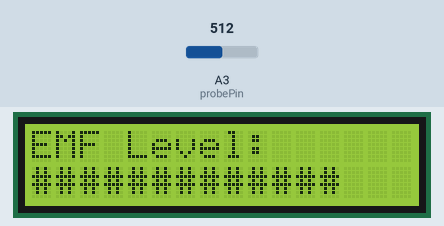
Simulated run of this sketch. Board: Arduino Uno, built with avr-gcc and run on an emulated ATmega328P. On the bench: 16×2 character LCD. Inputs (shaded band) come from the test bench; at power-on: A3 (probePin) = 512. What the sketch prints to the serial monitor is not drawn.

Above: at 1.25 s.
1.3 s: A3 (probePin) set to 51
3.0 s: A3 (probePin) set to 47
At 5.3 s:
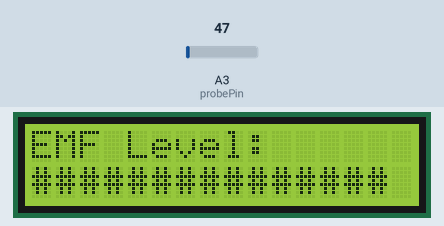
5.6 s: A3 (probePin) set to 122
At 6.4 s:
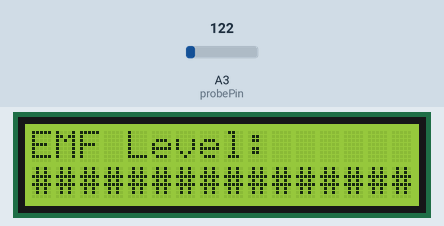
7.4 s: A3 (probePin) set to 40
At 8.6 s:
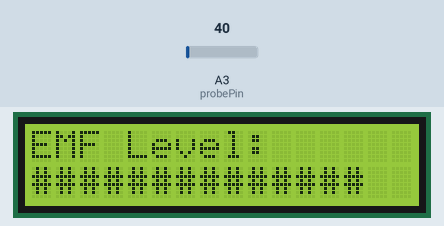
10.2 s: A3 (probePin) set to 60
At 12.8 s:
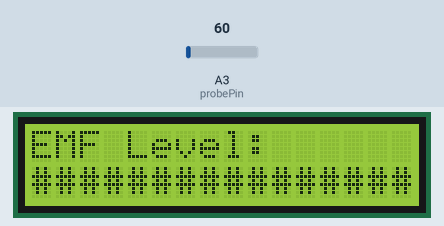
Timing chart, 0 to 13.9 s (numbered marks = the images above; inputs shaded):
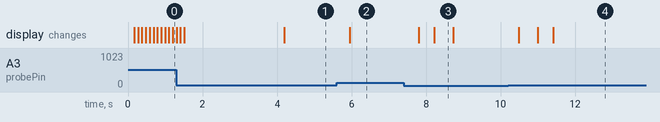

Measured:
- the behaviour switches between 48 and 47 on A3 (probePin) (found by bisection; images 0 and 1)
- after the input at 3.0 s, the display: changes after 1.2 s (image 1)
- after the input at 5.6 s, the display: changes after 0.35 s (image 2)
- after the input at 7.4 s, the display: first changes after 0.40 s (image 3 shows a later state)
- after the input at 10.2 s, the display: first changes after 0.28 s (image 4 shows a later state)
- what the display in image 3 shows lasts 0.5 s, from 8.2 s to 8.7 s

The sketch:

emf.ino
```cpp
// EMF Detector for 7-Segment LED Display v1.0
//
// original code/project by Aaron ALAI - aaronalai1@gmail.com
// modified for use w/ LED bargraph by Collin Cunningham - collin@makezine.com
// modified again by ComputerGeek for instructable & 7-segment display.

#include <LiquidCrystal.h>

LiquidCrystal lcd(8, 9, 4, 5, 6, 7);           // select the pins used on the LCD panel

#define NUMREADINGS 15 // raise this number to increase data smoothing

int senseLimit = 50; // raise this number to decrease sensitivity (up to 1023 max)
int probePin = A3; // analog 3
int val = 0; // reading from probePin

// variables for smoothing

int readings[NUMREADINGS];                // the readings from the analog input
int index = 0;                            // the index of the current reading
int total = 0;                            // the running total
int average = 0;                          // final average of the probe reading

//CHANGE THIS TO affect the speed of the updates for numbers. Lower the number the faster it updates.
int updateTime = 100;

String printing;
int level;

void setup() {
  Serial.begin(9600);  // initiate serial connection for debugging/etc

  for (int i = 0; i < NUMREADINGS; i++)
    readings[i] = 0;                      // initialize all the readings to 0

   lcd.begin(16, 2);               // start the library
   lcd.setCursor(0,0);             // set the LCD cursor   position
   lcd.print("EMF Level:");
}

void loop() {
  val = analogRead(probePin);  // take a reading from the probe

  if(val >= 1){                // if the reading isn't zero, proceed
    val = constrain(val, 1, senseLimit);  // turn any reading higher than the senseLimit value into the senseLimit value
    val = map(val, 1, senseLimit, 1, 1023);  // remap the constrained value within a 1 to 1023 range

    total -= readings[index];               // subtract the last reading
    readings[index] = val; // read from the sensor
    total += readings[index];               // add the reading to the total
    index = (index + 1);                    // advance to the next index

    if (index >= NUMREADINGS)               // if we're at the end of the array...
      index = 0;                            // ...wrap around to the beginning

    average = total / NUMREADINGS;          // calculate the average

    Serial.println(average); // use output to aid in calibrating

    level = average / 61;

    lcd.setCursor(0,1);
    lcd.print(repeat('#', level)+repeat(' ', 16-level));

    delay(updateTime);
  }

}

String repeat(char symbol, int times){
  if (times == 0) return String("");
  String res = String(symbol);
  for(;res.length()<times;)
    res += symbol;
   return res;
}
```
